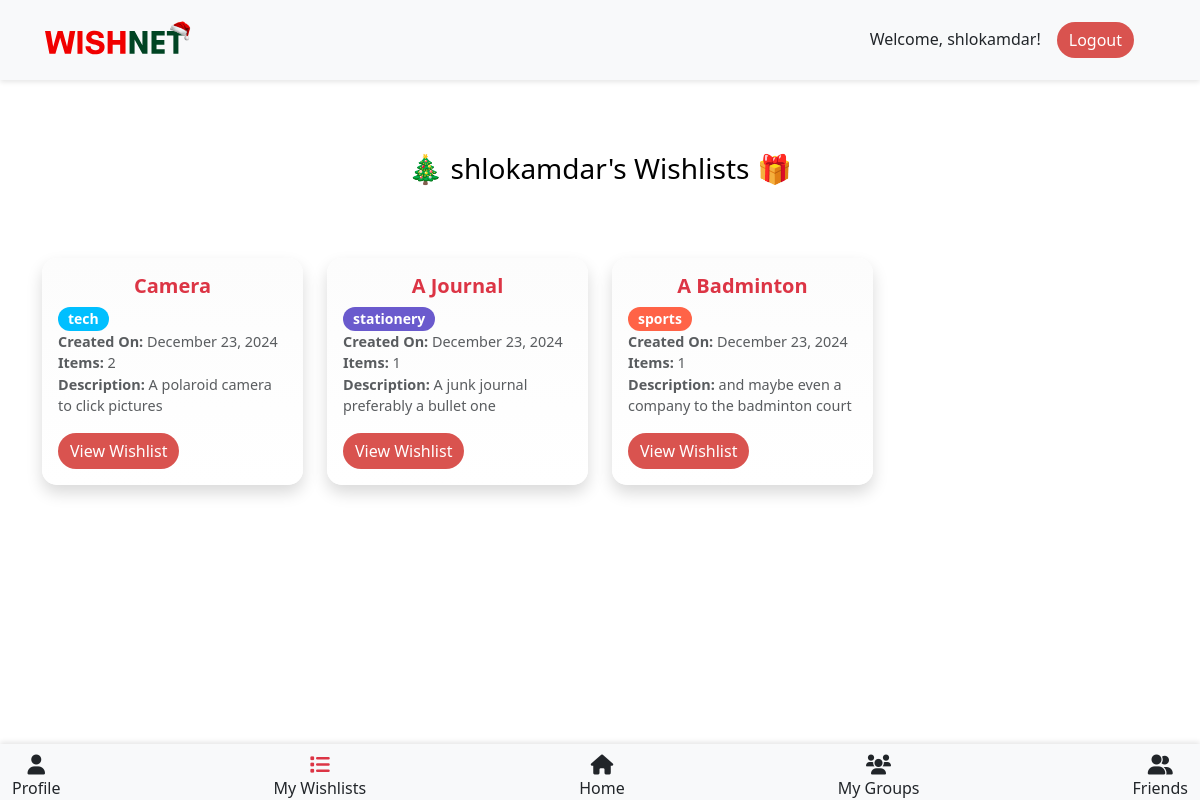
Page /wishlists/wishlist_list/2/ on the committed database.
### accounts/models.py (models this page shows, shortened)
class CustomUser(AbstractUser):
    email = models.EmailField(unique=True)
    bio = models.TextField(blank=True, null=True)
    profile_picture = models.ImageField(upload_to='profile_pics/', blank=True, null=True)
    is_admin = models.BooleanField(default=False)
    date_of_birth = models.DateField(null=True, blank=True)
    pseudoname = models.CharField(max_length=100, blank=True, null=True)
    address = models.CharField(max_length=100, blank=True, null=True)
    groups = models.ManyToManyField('groups.Group', related_name='user_groups')

### wishlists/models.py (models this page shows, shortened)
class Wishlist(models.Model):
    CATEGORY_CHOICES = [
        ('hobby', 'Hobby'),
        ('gifts', 'Gifts'),
        ('home-decor', 'Home Decor'),
        ('books', 'Books'),
        ('health', 'Health'),
        ('electronics', 'Electronics'),
        ('clothing&accesories', 'Clothing & Accessories'),
        ('kitchen', 'Kitchen'),
        ('beauty', 'Beauty'),
        ('stationery', 'Stationery'),
        ('sports', 'Sports'),
        ('travel', 'Travel'),
        ('tech', 'Tech'),
        ('finance', 'Finance'),
        ('education', 'Education'),
        ('events', 'Events'),
        ('charity', 'Charity'),
        ('services', 'Services'),
        ('other', 'Other'),
    ]
    name = models.CharField(max_length=100, default='new list')
    description = models.TextField()
    def get_color_code(self):
        category_colors = {
            'hobby': '#FF5733',
            'gifts': '#FFBD33',
            'home-decor': '#33FF57',
            'books': '#3377FF',
            'health': '#FF33A8',
            'electronics': '#33FFBD',
            'clothing&accesories': '#9933FF',
            'kitchen': '#FF8C00',
            'beauty': '#FFC0CB',
            'stationery': '#6A5ACD',
            'sports': '#FF6347',
            'travel': '#4682B4',
            'tech': '#00BFFF',
            'finance': '#4CAF50',
            'education': '#FFD700',
            'events': '#8A2BE2',
            'charity': '#C71585',
            'services': '#20B2AA',
            'other': '#808080',
        }
        return category_colors.get(self.category, '#808080')  # Default to gray if not found
    VISIBILITY_CHOICES = [
        ('private', 'Private (Only Me)'),
        ('public', 'Public (My Friends)'),
    ]
    user = models.ForeignKey(get_user_model(), on_delete=models.CASCADE, related_name='wishlists')
    title = models.CharField(max_length=255)
    description = models.TextField(blank=True)
    visibility = models.CharField(max_length=10, choices=VISIBILITY_CHOICES, default='private')
    group = models.ForeignKey('groups.Group', related_name='wishlist_set', on_delete=models.CASCADE, null=True, blank=True)
    category = models.CharField(max_length=255, choices=CATEGORY_CHOICES, default='other')
    created_at = models.DateTimeField(auto_now_add=True)

### wishlists/views.py (the view)
# urls.py: path('wishlist_list/<int:user_id>/', views.wishlist_list, name='wishlist_list'),  # Added user_id here
def wishlist_list(request, user_id=None):
    user = get_object_or_404(get_user_model(), id=user_id if user_id else request.user.id)
    wishlists = Wishlist.objects.filter(user=user)
    if request.user != user:
        wishlists = wishlists.filter(visibility='public')
    is_own_wishlists = (request.user.id == user.id)
    return render(request, 'wishlists/wishlist_list.html', {
        'wishlists': wishlists,
        'user': user,
        'is_own_wishlists': is_own_wishlists,
    })

### wishlists/templates/wishlists/wishlist_list.html (shortened to what this page needs)
{% extends 'dashboard_base.html' %}
{% block content %}
<div class="container mt-5">
    <div class="py-4 px-3">
        <h3 class="mb-4 text-center text-black">
            {% if is_own_wishlists %}
                🎄 Your Wishlists 🎁
            {% else %}
                🎄 {{ user.username }}'s Wishlists 🎁
            {% endif %}
        </h3>
    </div>
    <div class="row mt-4">
        {% for wishlist in wishlists %}
            <div class="col-12 col-sm-6 col-md-4 col-lg-3 mb-4">
                <div class="card shadow" style="border-radius: 15px; transition: transform 0.2s, box-shadow 0.2s;">
                    <div class="card-body position-relative"
                         style="background: linear-gradient(to bottom, rgb(252, 252, 252), #fff);
                                border-radius: 15px;">
                        <h5 class="card-title text-center text-danger">{{ wishlist.title }}</h5>
                        {% if wishlist.category %}
                            <span class="badge"
                                  style="background-color: {{ wishlist.get_color_code }};
                                         color: white;
                                         padding: 5px 10px;
                                         border-radius: 20px;
                                         font-size: 14px;">
                                        {{ wishlist.category }}
                            </span>
                        {% endif %}
                        <p class="card-text text-muted">
                            <strong>Created On:</strong> {{ wishlist.created_at|date:"F j, Y" }}<br>
                            <strong>Items:</strong> {{ wishlist.items.count }}<br>
                            <strong>Description:</strong> {{ wishlist.description|default:"No description provided" }}
                        </p>
                        <div class="d-flex justify-content-between mt-3">
                            <a href="{% url 'wishlists:wishlist_detail' wishlist.pk %}"
                               class="btn btn-danger rounded-pill"
                               style="box-shadow: 0px 0px">
                                View Wishlist
                            </a>
                        </div>
                    </div>
                </div>
            </div>
        {% endfor %}
    </div>
</div>
{% endblock %}

### templates/dashboard_base.html (shortened to what this page needs)
{% load static %}
<!DOCTYPE html>
<html lang="en">
<head>
    <link href="https://cdn.jsdelivr.net/npm/bootstrap@5.3.3/dist/css/bootstrap.min.css" rel="stylesheet">
    <link href="https://cdnjs.cloudflare.com/ajax/libs/font-awesome/6.0.0-beta3/css/all.min.css" rel="stylesheet">
</head>
<body>
   {% block navbar %}
    <nav class="navbar navbar-expand-lg navbar-light bg-light">
        <div class="container-fluid">
            <a class="navbar-brand" href="{% url 'index' %}">
                <img src="{% static 'media/navbar.svg' %}" alt="Logo" class="img-fluid" style="max-width: 200px;">
            </a>
            <div class="offcanvas offcanvas-start" tabindex="-1" id="offcanvasNavbar" aria-labelledby="offcanvasNavbarLabel">
                <div class="offcanvas-body">
                    <ul class="navbar-nav justify-content-end flex-grow-1 pe-3">
                        {% if user.is_authenticated %}
                        <h6 class="m-2"> Welcome, {{ user.username }}!</h6>
                        <a href="{% url 'accounts:logout' %}" class="btn btn-danger rounded-pill mx-2">Logout</a>
                        {% else %}
                        <a href="{% url 'accounts:login' %}" class="btn btn-white text-danger border border-danger rounded-pill mx-2">Login</a>
                        <a href="{% url 'accounts:register' %}" class="btn btn-danger text-white rounded-pill mx-2">Register</a>
                        {% endif %}
                    </ul>
                </div>
            </div>
        </div>
    </nav>
   {% endblock navbar %}
    {% block content %}
    {% endblock content %}
    {% block footer %}
    <br> <br> <br> <br> <br> <br>
        <nav class="navbar navbar-light bg-light fixed-bottom mt-3">
            <div class="container-fluid d-flex justify-content-between flex-wrap ">
                <a href="{% url 'accounts:view_profile' user.id %}" class="nav-link text-center {% if 'profile' in request.path %}active{% endif %}">
                    <i class="fas fa-user fa-lg {% if 'profile' in request.path %}text-danger{% endif %}"></i><br>Profile
                </a>
                <a href="{% url 'wishlists:wishlist_list' user_id=user.id %}" class="nav-link text-center {% if 'wishlists' in request.path %}active{% endif %}">
                    <i class="fas fa-list fa-lg {% if 'wishlists' in request.path %}text-danger{% endif %}"></i><br> My Wishlists
                </a>
                <a href="{% url 'accounts:dashboard' %}" class="nav-link text-center {% if 'accounts' in request.path %}active{% endif %}">
                    <i class="fas fa-home fa-lg {% if 'accounts' in request.path %}text-danger{% endif %}"></i><br> Home
                </a>
                <a href="{% url 'groups:user_groups' %}" class="nav-link text-center {% if 'groups' in request.path %}active{% endif %}">
                    <i class="fas fa-users fa-lg {% if 'groups' in request.path %}text-danger{% endif %}"></i><br> My Groups
                </a>
                <a href="{% url 'friendship:search_user' %}" class="nav-link text-center {% if 'friends' in request.path %}active{% endif %}">
                    <i class="fas fa-user-friends fa-lg {% if 'friends' in request.path %}text-danger{% endif %}"></i><br>Friends
                </a>
            </div>
        </nav>
    {% endblock footer %}
</body>
</html>

### wishlists/templates/wishlists/wishlist_list.html (style rules this page uses)
.btn { white-space: nowrap; }

### rows in the picture
CustomUser: username "shlokamdar"
Wishlist: title "Camera", category "tech", created_at "December 23, 2024", items.count "2", description "A polaroid camera to click pictures"
Wishlist: title "A Journal", category "stationery", created_at "December 23, 2024", items.count "1", description "A junk journal preferably a bullet one"
Wishlist: title "A Badminton", category "sports", created_at "December 23, 2024", items.count "1", description "and maybe even a company to the badminton court"
